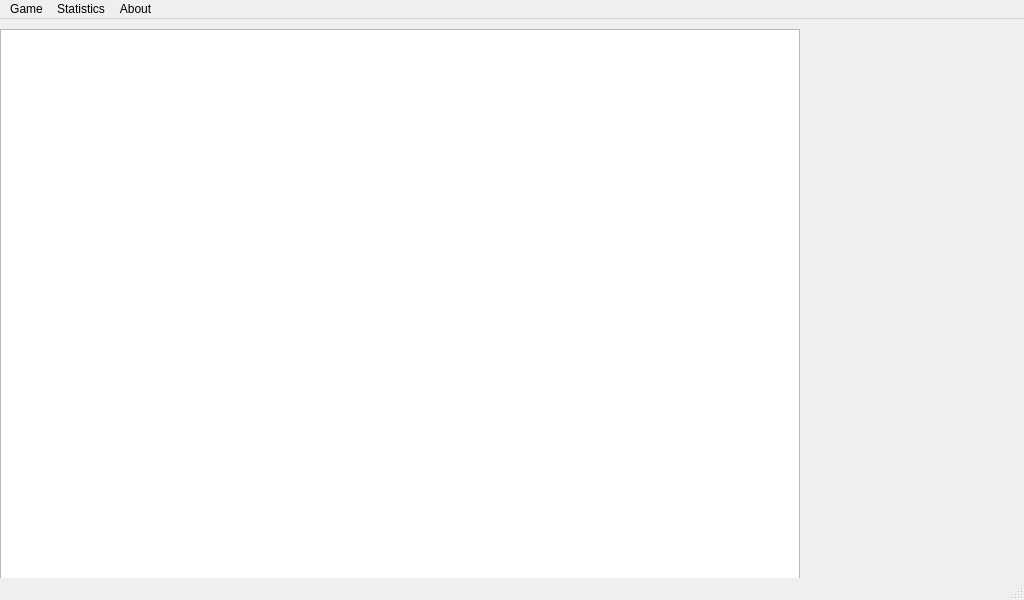
<?xml version="1.0" encoding="UTF-8"?>
<ui version="4.0">
 <class>MainWindow</class>
 <widget class="QMainWindow" name="MainWindow">
  <property name="geometry">
   <rect>
    <x>0</x>
    <y>0</y>
    <width>1024</width>
    <height>600</height>
   </rect>
  </property>
  <property name="minimumSize">
   <size>
    <width>1024</width>
    <height>600</height>
   </size>
  </property>
  <property name="maximumSize">
   <size>
    <width>1024</width>
    <height>600</height>
   </size>
  </property>
  <property name="windowTitle">
   <string>Semicoln Space Game</string>
  </property>
  <widget class="QWidget" name="centralwidget">
   <widget class="QGraphicsView" name="graphicsView">
    <property name="geometry">
     <rect>
      <x>0</x>
      <y>10</y>
      <width>800</width>
      <height>600</height>
     </rect>
    </property>
    <property name="minimumSize">
     <size>
      <width>800</width>
      <height>600</height>
     </size>
    </property>
    <property name="maximumSize">
     <size>
      <width>800</width>
      <height>600</height>
     </size>
    </property>
   </widget>
  </widget>
  <widget class="QMenuBar" name="menubar">
   <property name="geometry">
    <rect>
     <x>0</x>
     <y>0</y>
     <width>1024</width>
     <height>21</height>
    </rect>
   </property>
   <widget class="QMenu" name="menuNew_Game">
    <property name="title">
     <string>Game</string>
    </property>
    <addaction name="actionNew_Game"/>
    <addaction name="actionExit"/>
   </widget>
   <widget class="QMenu" name="menuStatistics">
    <property name="title">
     <string>Statistics</string>
    </property>
   </widget>
   <widget class="QMenu" name="menuAbout">
    <property name="title">
     <string>About</string>
    </property>
    <addaction name="actionHelp"/>
    <addaction name="actionAbout"/>
   </widget>
   <addaction name="menuNew_Game"/>
   <addaction name="menuStatistics"/>
   <addaction name="menuAbout"/>
  </widget>
  <widget class="QStatusBar" name="statusbar"/>
  <action name="actionHelp">
   <property name="text">
    <string>Help</string>
   </property>
  </action>
  <action name="actionAbout">
   <property name="text">
    <string>About</string>
   </property>
  </action>
  <action name="actionNew_Game">
   <property name="text">
    <string>New Game</string>
   </property>
  </action>
  <action name="actionExit">
   <property name="text">
    <string>Exit</string>
   </property>
  </action>
 </widget>
 <resources/>
 <connections/>
</ui>
